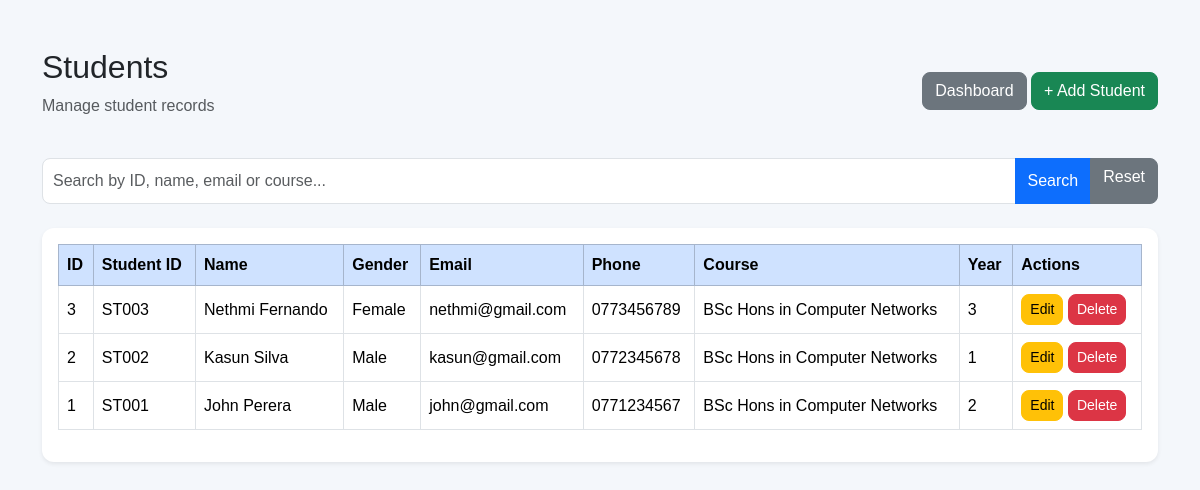
Page /students/edit.php on the committed database.
### tables this page shows
CREATE TABLE students (

    id INT AUTO_INCREMENT PRIMARY KEY,

    student_id VARCHAR(20)
        NOT NULL UNIQUE,

    full_name VARCHAR(100)
        NOT NULL,

    dob DATE
        NOT NULL,

    gender VARCHAR(20)
        NOT NULL,

    email VARCHAR(100)
        NOT NULL,

    phone VARCHAR(20)
        NOT NULL,

    address TEXT
        NOT NULL,

    course VARCHAR(150)
        NOT NULL,

    year INT
        NOT NULL,

    enrollment_date DATE
        NOT NULL,

    created_at TIMESTAMP
        DEFAULT CURRENT_TIMESTAMP

);

### students/edit.php (the view, shortened to what this page needs)
<?php
require_once "../config/database.php";
$search = "";
if ($search !== "") {
    $stmt = $conn->prepare(
        "SELECT * FROM students
         WHERE student_id LIKE ?
         OR full_name LIKE ?
         OR email LIKE ?
         OR course LIKE ?
         ORDER BY id DESC"
    );
    $searchValue = "%" . $search . "%";
    $stmt->bind_param(
        "ssss",
        $searchValue,
        $searchValue,
        $searchValue,
        $searchValue
    );
    $stmt->execute();
    $students = $stmt->get_result();
} else {
    $students = $conn->query(
        "SELECT * FROM students ORDER BY id DESC"
    );
}
?>
<!DOCTYPE html>
<html lang="en">
<head>
    <link href="https://cdn.jsdelivr.net/npm/bootstrap@5.3.3/dist/css/bootstrap.min.css"
          rel="stylesheet">
    <link rel="stylesheet" href="../assets/css/style.css">
</head>
<body>
<div class="container mt-5">
    <div class="d-flex justify-content-between align-items-center mb-4">
        <div>
            <h2>Students</h2>
            <p class="text-muted">
                Manage student records
            </p>
        </div>
        <div>
            <a href="../dashboard.php" class="btn btn-secondary">
                Dashboard
            </a>
            <a href="add.php" class="btn btn-success">
                + Add Student
            </a>
        </div>
    </div>
    <form method="GET" class="mb-4">
        <div class="input-group">
            <input
                type="text"
                name="search"
                class="form-control"
                placeholder="Search by ID, name, email or course..."
                value="<?php echo htmlspecialchars($search); ?>"
            >
            <button class="btn btn-primary">
                Search
            </button>
            <a href="view.php" class="btn btn-secondary">
                Reset
            </a>
        </div>
    </form>
    <div class="card shadow-sm">
        <div class="card-body">
            <div class="table-responsive">
                <table class="table table-bordered table-hover align-middle">
                    <thead class="table-primary">
                        <tr>
                            <th>ID</th>
                            <th>Student ID</th>
                            <th>Name</th>
                            <th>Gender</th>
                            <th>Email</th>
                            <th>Phone</th>
                            <th>Course</th>
                            <th>Year</th>
                            <th>Actions</th>
                        </tr>
                    </thead>
                    <tbody>
                    <?php if ($students->num_rows > 0): ?>
                        <?php while ($student = $students->fetch_assoc()): ?>
                            <tr>
                                <td>
                                    <?php echo $student["id"]; ?>
                                </td>
                                <td>
                                    <?php echo htmlspecialchars($student["student_id"]); ?>
                                </td>
                                <td>
                                    <?php echo htmlspecialchars($student["full_name"]); ?>
                                </td>
                                <td>
                                    <?php echo htmlspecialchars($student["gender"]); ?>
                                </td>
                                <td>
                                    <?php echo htmlspecialchars($student["email"]); ?>
                                </td>
                                <td>
                                    <?php echo htmlspecialchars($student["phone"]); ?>
                                </td>
                                <td>
                                    <?php echo htmlspecialchars($student["course"]); ?>
                                </td>
                                <td>
                                    <?php echo $student["year"]; ?>
                                </td>
                                <td>
                                    <a
                                        href="edit.php?id=<?php echo $student['id']; ?>"
                                        class="btn btn-sm btn-warning"
                                    >
                                        Edit
                                    </a>
                                    <a
                                        href="delete.php?id=<?php echo $student['id']; ?>"
                                        class="btn btn-sm btn-danger"
                                        onclick="return confirm('Are you sure you want to delete this student?');"
                                    >
                                        Delete
                                    </a>
                                </td>
                            </tr>
                        <?php endwhile; ?>
                    <?php endif; ?>
                    </tbody>
                </table>
            </div>
        </div>
    </div>
</div>
</body>
</html>

### assets/css/style.css (style rules this page uses)
body { background: #f4f7fb; font-family: Arial, Helvetica, sans-serif; }
.card { border: none; border-radius: 12px; }
.form-control, .form-select { border-radius: 8px; padding: 10px; }
.btn { border-radius: 8px; }
.table th { white-space: nowrap; }

### rows in the picture
students: id "3", student "ST003", full_name "Nethmi Fernando", gender "Female", email "nethmi@gmail.com", phone "0773456789", course "BSc Hons in Computer Networks", year "3"
students: id "2", student "ST002", full_name "Kasun Silva", gender "Male", email "kasun@gmail.com", phone "0772345678", course "BSc Hons in Computer Networks", year "1"
students: id "1", student "ST001", full_name "John Perera", gender "Male", email "john@gmail.com", phone "0771234567", course "BSc Hons in Computer Networks", year "2"
